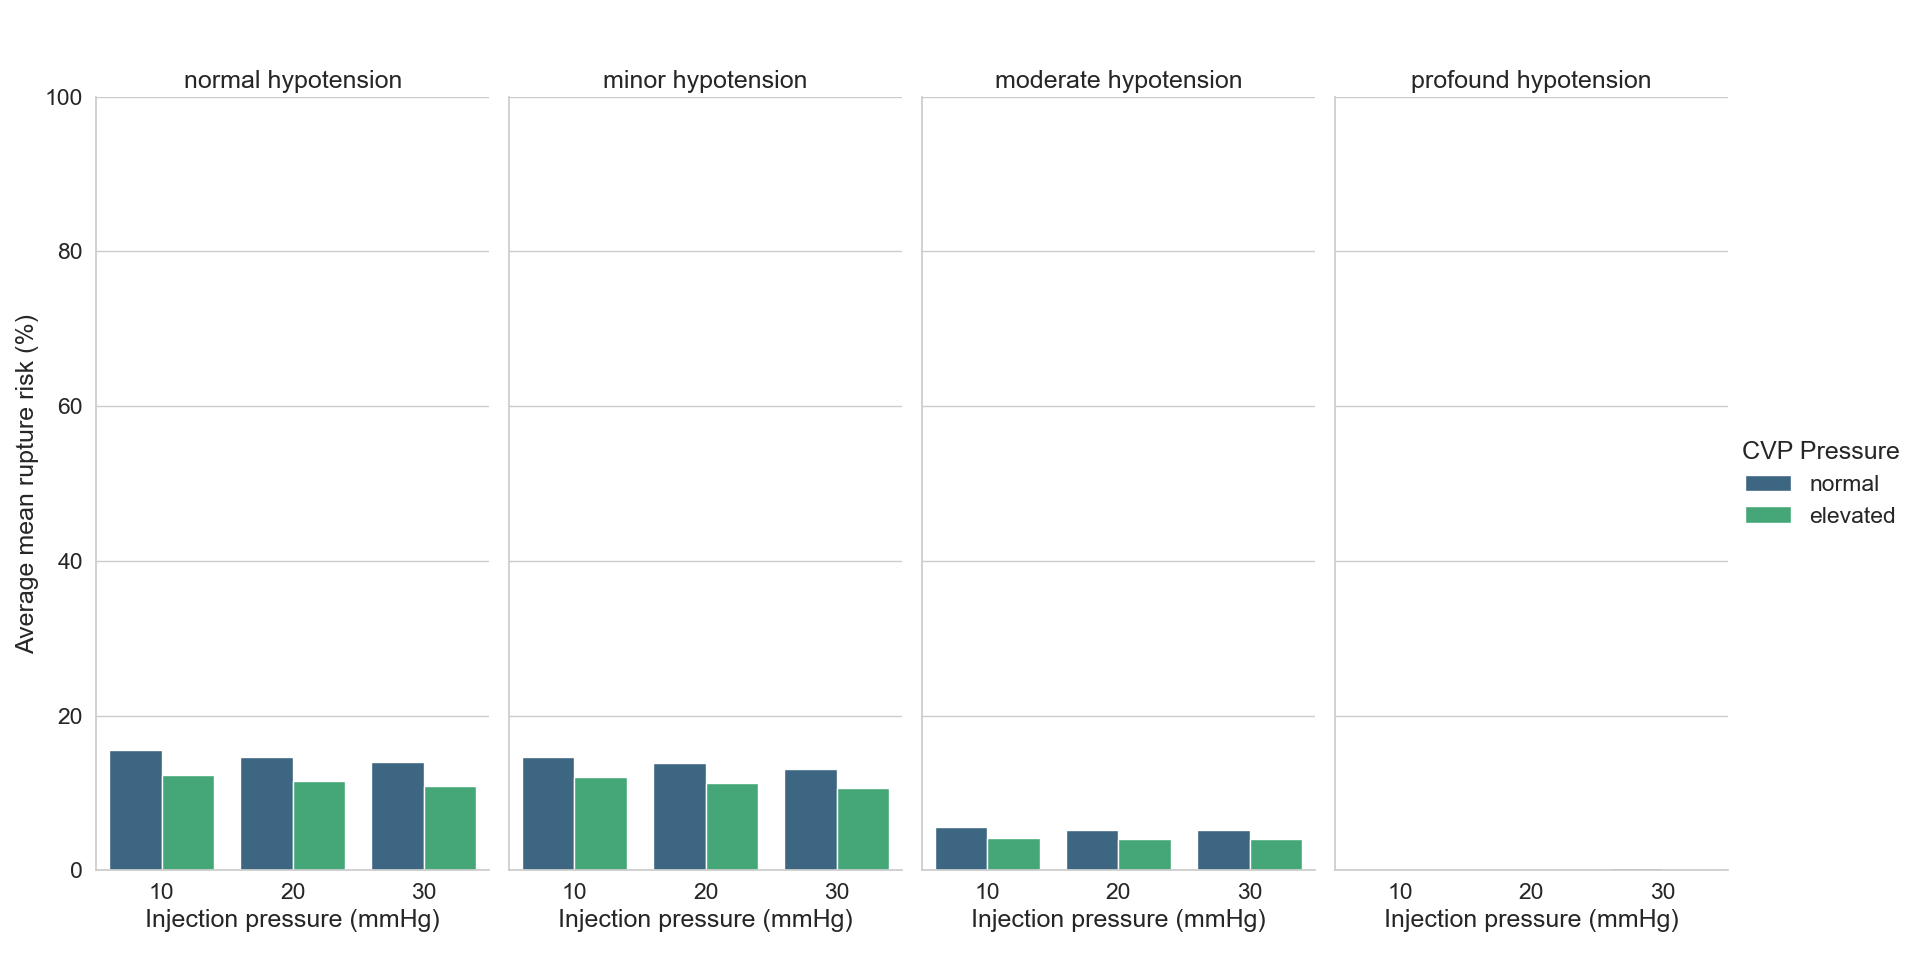

The Python source for this figure:
import pandas as pd
import seaborn as sns
import matplotlib.pyplot as plt
from pathlib import Path

# Load the data
data = pd.read_csv(Path(__file__).parent / 'data.csv')

# Filter data to include only data where the Injection location starts with 'D'
filtered_data = data[
    data["Injection location"].notna() &
    data["Injection location"].str.startswith('D')
]

# Calculate the average percent filled for each group
grouped_data = filtered_data.groupby(
    ["Blood pressure hypotension", "Injection pressure (mmHg)", "CVP pressure"]
).agg(
    Rupture_risk=pd.NamedAgg(column="Mean rupture risk (%)", aggfunc='mean')
).reset_index()

# Define order for "Blood pressure hypotension" and "CVP pressure"
hypotension_order = ['normal', 'minor', 'moderate', 'profound']
cvp_order = ['normal', 'elevated']
grouped_data['Blood pressure hypotension'] = pd.Categorical(
    grouped_data['Blood pressure hypotension'],
    categories=hypotension_order,
    ordered=True
)
grouped_data['CVP pressure'] = pd.Categorical(
    grouped_data['CVP pressure'],
    categories=cvp_order,
    ordered=True
)

# Plotting
sns.set_theme(style="whitegrid", font_scale=1.5)

# Create a FacetGrid, mapping data to bar plots
g = sns.FacetGrid(
    grouped_data, 
    col="Blood pressure hypotension", 
    col_order=hypotension_order, 
    height=4, 
    aspect=1.5
)
g.map_dataframe(
    sns.barplot, 
    x="Injection pressure (mmHg)", 
    y="Rupture_risk", 
    hue="CVP pressure",  # Use CVP pressure for hue
    palette='viridis',  # Color palette for differentiating CVP pressures
    dodge=True  # Ensure bars are dodged (i.e., side by side)
)

# Customize the FacetGrid
g.set_titles("{col_name} hypotension")
g.set_axis_labels("Injection pressure (mmHg)", "Average mean rupture risk (%)")
g.set(ylim=(0, 100))
g.add_legend(title='CVP Pressure')


# Adjust the layout to ensure labels are visible
plt.subplots_adjust(left=0.05, bottom=0.1, right=0.9, top=0.9)

plt.show()
